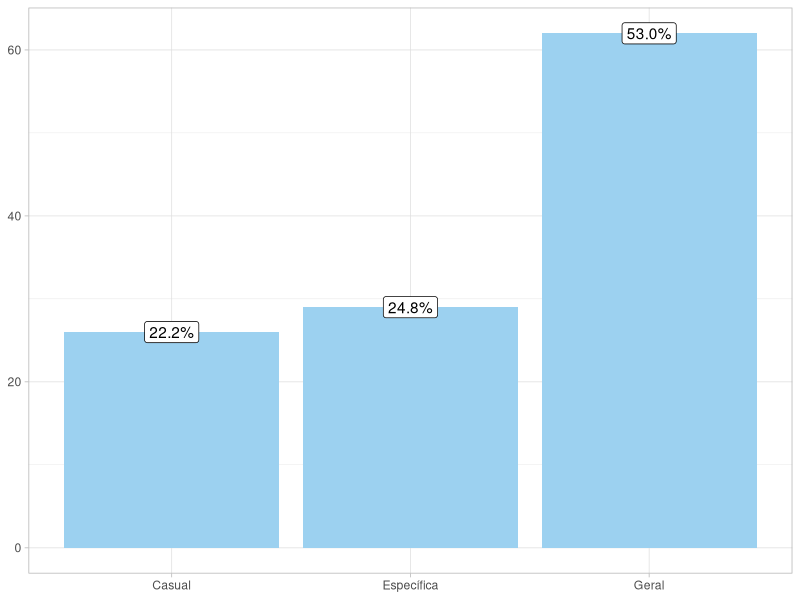
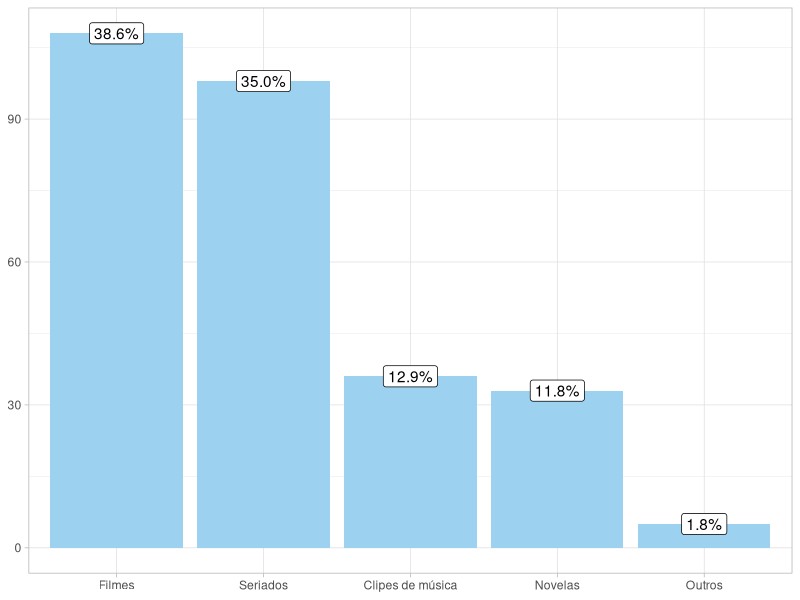
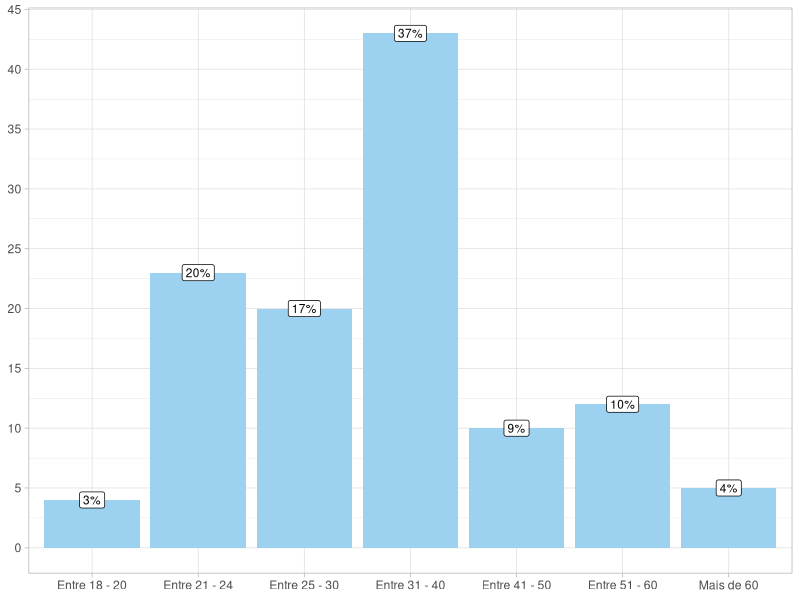
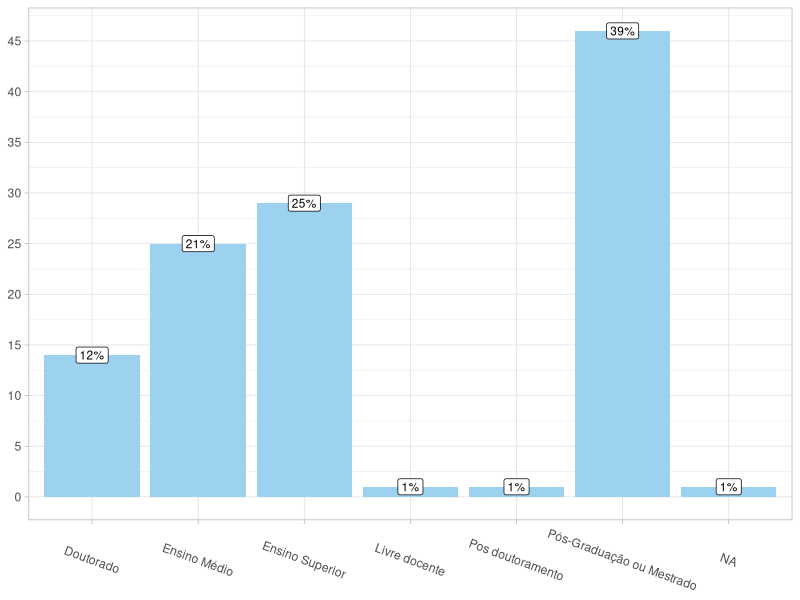
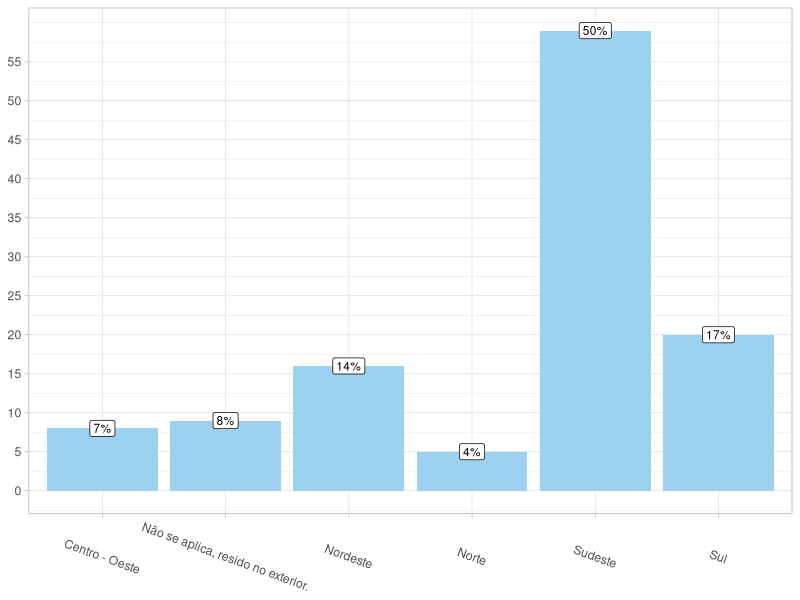
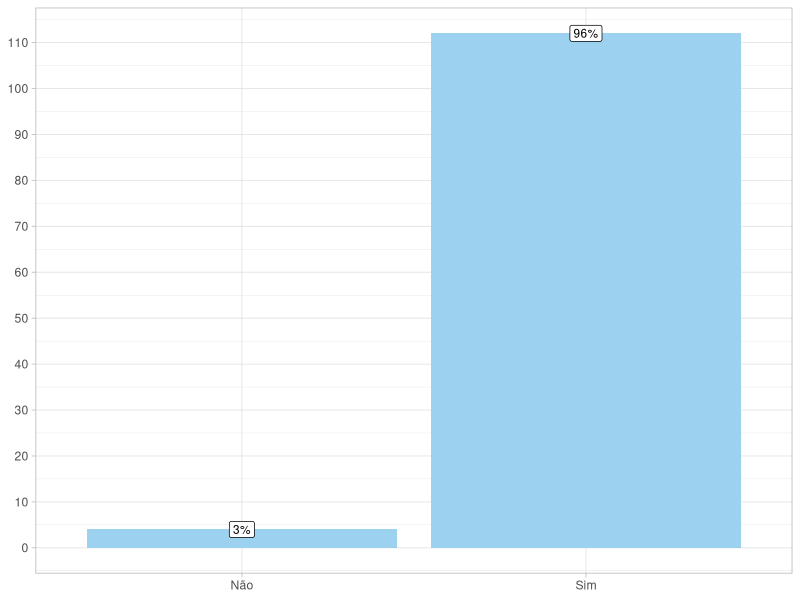
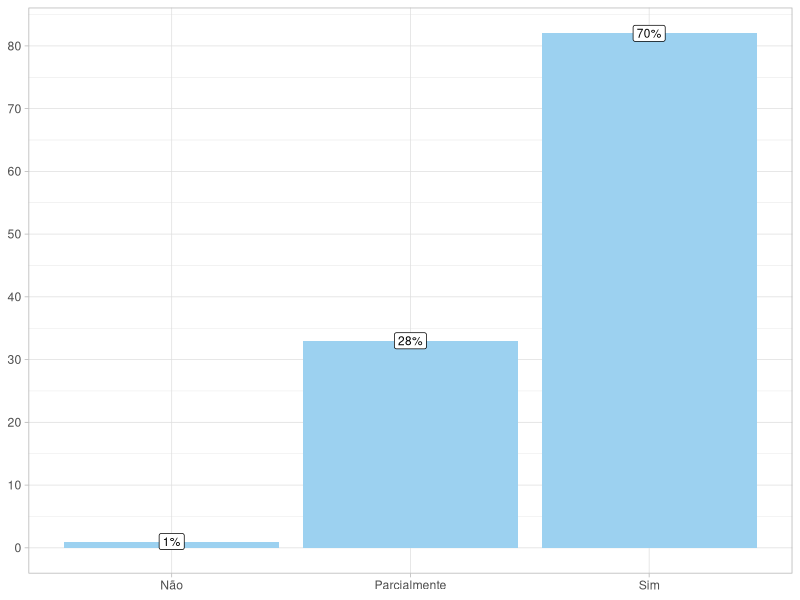
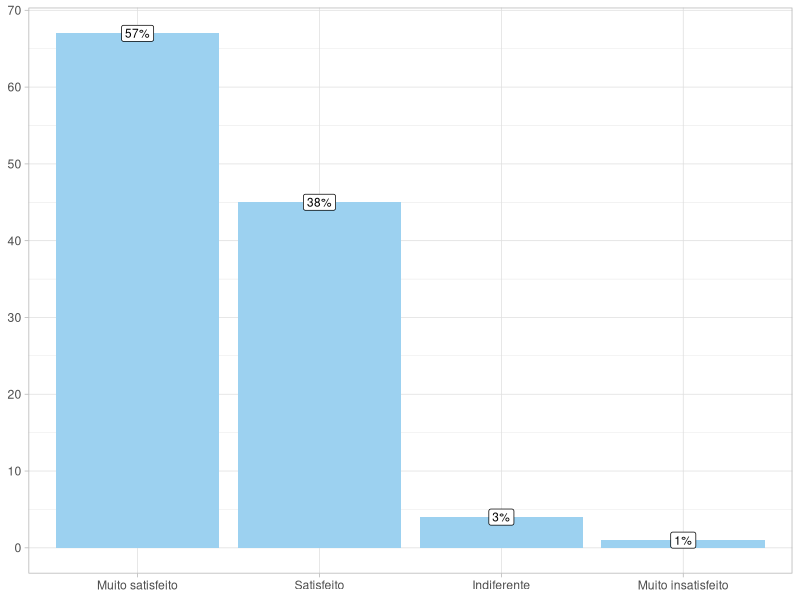

Generate these figures, in order, with R:
## ---- chunk 1
knitr::opts_chunk$set(warning = FALSE, echo = TRUE, message = FALSE)
## ---- chunk 2

#Pacotes utilizados

# install.packages("readxl")
# install.packages("tidyverse")
# install.packages("ggridges")
# install.packages("scales")
# install.packages("gmodels")
# install.packages("ggplot2")
# install.packages("caret")
# install.packages("leaps")
# install.packages("MASS")
# install.packages("dplyr")
# install.packages("reshape2")
# install.packages("ggridges")
# install.packages("kableExtra")
# install.packages("formattable")


library(ggplot2)
library(caret)
library(leaps)
library(MASS)
library(dplyr)
library(readxl)
library(tidyverse)
library(reshape2)
library(ggridges)
library(scales)
library(gmodels)
library(tidyr)
library(knitr)
library(magrittr)
# library(kableExtra)
library(formattable)
## ---- chunk 3
#Leitura e organizacao dos dados

banco <- read_excel("respostas.xlsx", sheet = "Respostas ao formulário 1")
banco <- as.data.frame(banco)

banco_principais <- as.data.frame(banco[,c(3,4,5,6,7,8,9,10,11,12,13,14,15,16,17,18,20,21,23,24,26,28)])

## ---- chunk 4
names(banco_principais)[7] <- 'X'

# Vou separar a coluna 7 em outras colunas para podermos trabalhar melhor com os dados

# Funcao para checar se opcao foi marcada
check_option <- function(string, option) {
  options <- strsplit(string, ", ")[[1]]
  if (option %in% options) {
    return('1')
  } else {
    return('0')
  }
}

# Apply the function to each row and create new columns
banco_principais <- banco_principais %>%
  mutate(Filmes = sapply(X, check_option, option = "Filmes"),
         Novelas = sapply(X, check_option, option = "Novelas"),
         Seriados = sapply(X, check_option, option = "Seriados"),
         Clipes_de_musica = sapply(X, check_option, option = "Clipes de musica"),
         Outros = sapply(X, check_option, option = "Outros"))

# Optionally, you can convert the new columns to factors
banco_principais[, c("Filmes", "Novelas", "Seriados", "Clipes_de_musica", "Outros")] <- lapply(banco_principais[, c("Filmes", "Novelas", "Seriados", "Clipes_de_musica", "Outros")], as.factor)

#removendo a coluna que dava todos dados juntos
banco_principais <- subset(banco_principais, select = -X)

## ---- chunk 5
names(banco_principais)[9] <- 'X'

# Vou separar a coluna 7 em outras colunas para podermos trabalhar melhor com os dados

# Funcao para checar se opcao foi marcada
check_option <- function(string, option) {
  options <- strsplit(string, ", ")[[1]]
  if (option %in% options) {
    return(as.factor('1'))
  } else {
    return(as.factor('0'))
  }
}

# Apply the function to each row and create new columns
banco_principais <- banco_principais %>%
  mutate('Netflix' = sapply(X, check_option, option = "Netflix"),
         Globoplay = sapply(X, check_option, option = "Globoplay"),
         'Amazon Prime Vídeo' = sapply(X, check_option, option = "Amazon Prime Vídeo"),
         'HBO Max' = sapply(X, check_option, option = "HBO Max"),
         'Disney+' = sapply(X, check_option, option = "Disney+"),
         'Telecine' = sapply(X, check_option, option = "Telecine"),
         'Star+' = sapply(X, check_option, option = "Star+"),
         Viki = sapply(X, check_option, option = "Viki"),
         Outros = sapply(X, check_option, option = "Outros"))
         

#removendo a coluna que dava todos dados juntos
banco_principais <- subset(banco_principais, select = -X)


## ---- chunk 6
names(banco_principais) <- c('Sexo', 'Idade', 'Profissao', 'Escolaridade', 'Regiao_residencia',
                             'Cidade', 'Frequencia_audiovisuais', 'Streaming', 'Destino_viagem',
                             'Experiencia', 'Producao', 'Motivacao', 'Finalidade', 'Lazer',
                             'Sentimentos', 'Fidedigno', 'Companhia', 'Satisfacao', 'Expectativas',
                             'Repetiria',"Filmes", "Novelas", "Seriados", "Clipes_de_musica")
## ---- chunk 7
banco %>% 
  group_by(`12. A experiência turística e/ou cinematográfica vivida neste destino foi:`) %>% 
  summarise(Quantidade=n()) %>% 
  mutate(Percentual = percent(Quantidade/sum(Quantidade),1)) %>% 
  ggplot(aes(x=`12. A experiência turística e/ou cinematográfica vivida neste destino foi:`, y=Quantidade, 
           label = Percentual)) + 
  geom_bar(stat = "identity",position = "dodge", fill="#9cd1f0") +
  geom_label(position = position_dodge(width = 1), show.legend = F, ) +
  theme(plot.title=element_text(hjust = 0.5, size=11, face = "bold")) + 
  theme_light() +
  theme(axis.title.y = element_blank()) + 
  theme(axis.title.x = element_blank()) +
  theme(legend.title = element_text(size = 10))
## ---- chunk 8
dado <- strsplit(banco$`7. Quais os tipos de produção audiovisual você mais gosta de assistir? Se necessário, marque mais de uma opção.`, ",")

dado <- str_trim(unlist(dado))

coluna <- unique(dado)
data <- data.frame(matrix(nrow = 1, ncol = 5))
colnames(data) = coluna

data <- data %>%
  mutate(Filmes = sum(dado == "Filmes")) %>% 
  mutate(Novelas = sum(dado == "Novelas")) %>% 
  mutate(Seriados = sum(dado == "Seriados")) %>% 
  mutate('Clipes de música' = sum(dado == "Clipes de música")) %>% 
  mutate(Outros = sum(dado == "Outros"))

data <- melt(data)

data %>% 
  mutate(Percentual = percent(value/sum(value),1)) %>% 
  ggplot(aes(x=reorder(variable, -value), y=value, label = Percentual)) + 
  geom_bar(stat = "identity", position = "dodge", fill ='#9cd1f0') +
  geom_label(position = position_dodge(width = 1), show.legend = F) +
  theme_light() +
  theme(axis.title.y = element_blank()) + 
  theme(axis.title.x = element_blank()) +
  theme(legend.title = element_text(size = 10))

## ---- chunk 9
banco %>% 
  group_by(`2. Faixa etária:`) %>% 
  summarise(Quantidade=n()) %>% 
  mutate(Percentual = percent(Quantidade/sum(Quantidade),0)) %>% 
  ggplot(aes(x=`2. Faixa etária:`, y=Quantidade, label = Percentual)) + 
  geom_bar(stat = "identity",position = "dodge", fill="#9cd1f0") +
  geom_label(position = position_dodge(width = 1), show.legend = F, size=3) +
  scale_y_continuous(breaks = seq(0,100,5)) +
  theme_light() +
  theme(axis.title.y = element_blank()) + 
  theme(axis.title.x = element_blank()) +
  theme(legend.title = element_text(size = 10))


## ---- chunk 10
banco %>% 
  group_by(`4. Nível de escolaridade concluído:`) %>% 
  summarise(Quantidade=n()) %>% 
  mutate(Percentual = percent(Quantidade/sum(Quantidade),0)) %>% 
  ggplot(aes(x=`4. Nível de escolaridade concluído:`, y=Quantidade, label = Percentual)) + 
  geom_bar(stat = "identity",position = "dodge", fill="#9cd1f0") +
  geom_label(position = position_dodge(width = 1), show.legend = F, size=3) +
  scale_y_continuous(breaks = seq(0,55,5)) +
  theme_light() +
  theme(axis.title.y = element_blank()) + 
  theme(axis.title.x = element_blank()) +
  theme(legend.title = element_text(size = 10)) +
  theme(axis.text.x = element_text(angle = -20, vjust = 0.5, hjust=0.5))
## ---- chunk 11
banco %>% 
  group_by(`5. Em qual região do Brasil você reside atualmente?`) %>% 
  summarise(Quantidade=n()) %>% 
  mutate(Percentual = percent(Quantidade/sum(Quantidade),0)) %>% 
  ggplot(aes(x=`5. Em qual região do Brasil você reside atualmente?`, y=Quantidade, label = Percentual)) + 
  geom_bar(stat = "identity",position = "dodge", fill="#9cd1f0") +
  geom_label(position = position_dodge(width = 1), show.legend = F, size=3) +
  scale_y_continuous(breaks = seq(0,55,5)) +
  theme_light() +
  theme(axis.title.y = element_blank()) + 
  theme(axis.title.x = element_blank()) +
  theme(legend.title = element_text(size = 10)) +
  theme(axis.text.x = element_text(angle = -20, vjust = 0.5, hjust=0.5))
## ---- chunk 12
banco %>% 
  group_by(`9. Você assina alguma plataforma de streaming como Netflix, Amazon Prime, Globo Play, etc.?`) %>% 
  summarise(Quantidade=n()) %>% 
  mutate(Percentual = percent(Quantidade/sum(Quantidade),0)) %>% 
  na.omit(df) %>% 
  ggplot(aes(x=`9. Você assina alguma plataforma de streaming como Netflix, Amazon Prime, Globo Play, etc.?`, y=Quantidade, label = Percentual)) + 
  geom_bar(stat = "identity",position = "dodge", fill="#9cd1f0") +
  geom_label(position = position_dodge(width = 1), show.legend = F, size=3) +
  scale_y_continuous(breaks = seq(0,115,10)) +
  theme_light() +
  theme(axis.title.y = element_blank()) + 
  theme(axis.title.x = element_blank()) +
  theme(legend.title = element_text(size = 10))
## ---- chunk 13
banco %>% 
  group_by(`19. Na sua percepção, os locais retratados na produção audiovisual estavam de acordo com o que você presenciou no local visitado?`) %>% 
  summarise(Quantidade=n()) %>% 
  mutate(Percentual = percent(Quantidade/sum(Quantidade),0)) %>% 
  na.omit() %>% 
  ggplot(aes(x=`19. Na sua percepção, os locais retratados na produção audiovisual estavam de acordo com o que você presenciou no local visitado?`, y=Quantidade, label = Percentual)) + 
  geom_bar(stat = "identity",position = "dodge", fill="#9cd1f0") +
  geom_label(position = position_dodge(width = 1), show.legend = F, size=3) +
  scale_y_continuous(breaks = seq(0,115,10)) +
  theme_light() +
  theme(axis.title.y = element_blank()) + 
  theme(axis.title.x = element_blank()) +
  theme(legend.title = element_text(size = 10))
## ---- chunk 14
banco %>% 
  group_by(`22. Como você classificaria o seu nível de satisfação com a sua viagem induzida pelo audiovisual:`) %>% 
  summarise(Quantidade=n()) %>% 
  mutate(Percentual = percent(Quantidade/sum(Quantidade),0)) %>% 
  ggplot(aes(x=reorder(`22. Como você classificaria o seu nível de satisfação com a sua viagem induzida pelo audiovisual:`, -Quantidade), y=Quantidade, label = Percentual)) + 
  geom_bar(stat = "identity",position = "dodge", fill="#9cd1f0") +
  geom_label(position = position_dodge(width = 1), show.legend = F, size=3) +
  scale_y_continuous(breaks = seq(0,115,10)) +
  theme_light() +
  theme(axis.title.y = element_blank()) + 
  theme(axis.title.x = element_blank()) +
  theme(legend.title = element_text(size = 10))
## ---- chunk 15
dado <- strsplit(banco$`10. Qual? Se necessário, marque mais de uma opção.`, ",")

dado <- str_trim(unlist(dado)) %>% 
  na.omit()

coluna <- unique(dado)
data <- data.frame(matrix(nrow = 1, ncol = 9))
colnames(data) = coluna

data <- data %>%
  mutate(Netflix = sum(dado == "Netflix")) %>% 
  mutate(Globoplay = sum(dado == "Globoplay")) %>% 
  mutate('Disney+' = sum(dado == "Disney+")) %>% 
  mutate('HBO Max' = sum(dado == "HBO Max")) %>% 
  mutate(Telecine = sum(dado == "Telecine")) %>% 
  mutate('Amazon Prime Vídeo' = sum(dado == "Amazon Prime Vídeo")) %>% 
  mutate('Star+' = sum(dado == 'Star+')) %>% 
  mutate(Outros = sum(dado == "Outros")) %>% 
  mutate(Viki = sum(dado == "Viki"))

data <- melt(data)

data %>% 
  mutate(Percentual = percent(value/sum(value),1)) %>% 
  ggplot(aes(x=reorder(variable, -value), y=value, label = Percentual)) + 
  geom_bar(stat = "identity", position = "dodge", fill ='#9cd1f0') +
  geom_label(position = position_dodge(width = 1), show.legend = F) +
  theme_light() +
  theme(axis.title.y = element_blank()) + 
  theme(axis.title.x = element_blank()) +
  theme(legend.title = element_text(size = 10))
## ---- chunk 16
banco %>% 
  group_by(`14. Qual foi a sua principal motivação para realizar essa viagem relacionada com o audiovisual?`) %>% 
  summarise(Quantidade=n()) %>% 
  mutate(Percentual = percent(Quantidade/sum(Quantidade),0)) %>%
  na.omit() %>% 
  ggplot(aes(x=reorder(`14. Qual foi a sua principal motivação para realizar essa viagem relacionada com o audiovisual?`, -Quantidade), y=Quantidade, label = Percentual, fill = reorder(`14. Qual foi a sua principal motivação para realizar essa viagem relacionada com o audiovisual?`, -Quantidade))) + 
  geom_bar(stat = "identity") +
  scale_fill_manual(name="Motivação da viagem", values=c('#368142','#368196',"#69b3a2", "#69b3e2", "#01d8a2")) +
  geom_label(position = position_dodge(width = 1), show.legend = F, size=3) +
  labs(x = NULL) +
  scale_y_continuous(breaks = seq(0,115,10)) +
  theme_light() +
  theme(axis.title.y = element_blank()) + 
  theme(axis.text.x = element_blank()) +
  theme(axis.title.x = element_blank()) +
  theme(legend.title = element_text(size = 10)) +
  theme(legend.position = c(0.6, 0.75))

## ---- chunk 17
banco %>% 
  group_by(`12. A experiência turística e/ou cinematográfica vivida neste destino foi:`, 
           `1. Qual foi o sexo atribuído no seu nascimento?`) %>% 
  summarise(Quantidade=n()) %>% 
  group_by(`1. Qual foi o sexo atribuído no seu nascimento?`) %>% 
  mutate(Percentual = percent(Quantidade/sum(Quantidade),1)) %>% 
  ggplot(aes(x=`1. Qual foi o sexo atribuído no seu nascimento?`, y=Percentual, 
           fill=`12. A experiência turística e/ou cinematográfica vivida neste destino foi:`,
           label = Percentual)) + 
  geom_bar(stat = "identity", position = "dodge") +
  scale_fill_manual(name="Tipo turista", values=c('#9cd1f0','#368196',"#69b3a2")) +
  geom_label(position = position_dodge(width = 1), show.legend = F) +
  theme_light() +
  theme(axis.title.y = element_blank()) + 
  theme(axis.title.x = element_blank()) +
  theme(legend.title = element_text(size = 10))
## ---- chunk 18
banco %>% 
  group_by(`12. A experiência turística e/ou cinematográfica vivida neste destino foi:`, 
           `1. Qual foi o sexo atribuído no seu nascimento?`) %>% 
  summarise(Quantidade=n()) %>% 
  group_by(`12. A experiência turística e/ou cinematográfica vivida neste destino foi:`) %>% 
  mutate(Percentual = percent(Quantidade/sum(Quantidade),1)) %>% 
  ggplot(aes(x=`12. A experiência turística e/ou cinematográfica vivida neste destino foi:`, y=Percentual, 
           fill=`1. Qual foi o sexo atribuído no seu nascimento?`, label = Percentual)) + 
  geom_bar(stat = "identity",position = "dodge") +
  geom_label(position = position_dodge(width = 1), show.legend = F, ) +
  scale_fill_manual(name="Tipo turista", values=c('#9cd1f0','#368196',"#69b3a2")) +
  theme(plot.title=element_text(hjust = 0.5, size=11, face = "bold")) + 
  theme_light() +
  theme(axis.title.y = element_blank()) + 
  theme(axis.title.x = element_blank()) +
  theme(legend.title = element_text(size = 10))
